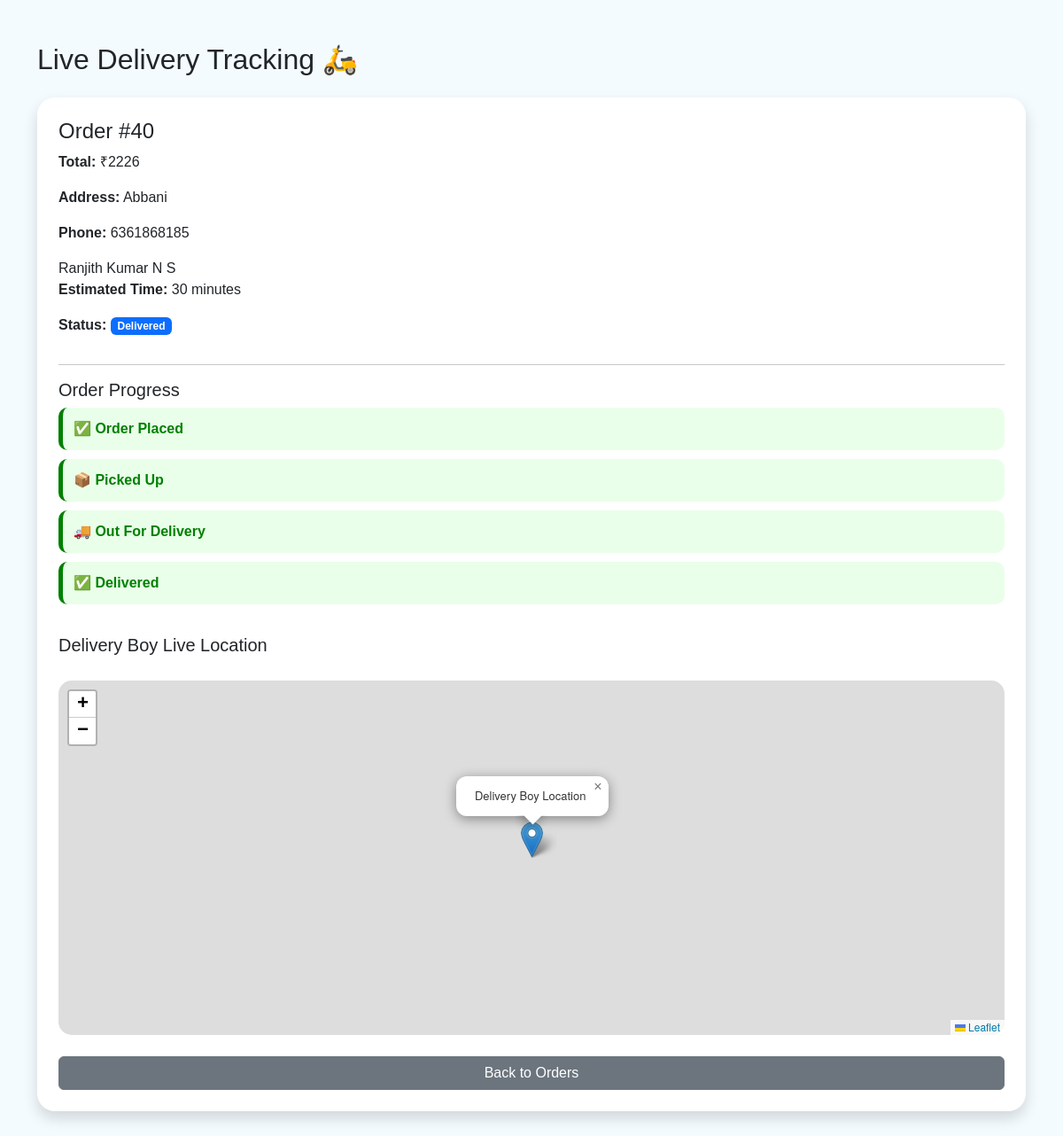
Page /track-order/40/ (signed in) on the committed database.
### store/models.py (models this page shows, shortened)
class Order(models.Model):
    user = models.ForeignKey(User, on_delete=models.CASCADE)
    total_amount = models.IntegerField()
    address = models.TextField()
    phone = models.CharField(max_length=15)
    payment_method = models.CharField(max_length=50, default="Cash on Delivery")
    payment_status = models.CharField(max_length=50, default="Pending")
    order_status = models.CharField(max_length=50, default="Placed")
    created_at = models.DateTimeField(auto_now_add=True)
    delivery_status = models.CharField(max_length=50, default="Order Placed")
    delivery_boy = models.CharField(max_length=100, default="Not Assigned")
    estimated_time = models.CharField(max_length=50, default="30 minutes")
    delivery_lat = models.FloatField(null=True, blank=True)
    delivery_lng = models.FloatField(null=True, blank=True)
    delivery_otp = models.CharField(max_length=6, blank=True)
    assigned_delivery_boy = models.ForeignKey("delivery.DeliveryBoy",on_delete=models.SET_NULL, null=True,blank=True)
    DELIVERY_STATUS = (("Order Placed", "Order Placed"),("Picked Up", "Picked Up"),("Out For Delivery", "Out For Delivery"),("Delivered", "Delivered"),)
    delivery_status = models.CharField( max_length=30,choices=DELIVERY_STATUS,default="Order Placed")

### delivery/models.py (models this page shows)
class DeliveryBoy(models.Model):
    name = models.CharField(max_length=100)
    phone = models.CharField(max_length=15)
    email = models.EmailField(unique=True)
    password = models.CharField(max_length=100)
    is_available = models.BooleanField(default=True)
    def __str__(self):
        return self.name

### store/views.py (the view)
# urls.py: path('track-order/<int:order_id>/', views.track_order, name='track_order'),
@login_required
@login_required
def track_order(request, order_id):
    order = get_object_or_404(
        Order,
        id=order_id,
        user=request.user
    )
    return render(request, "track_order.html", {
        "order": order
    })

### store/templates/track_order.html (shortened to what this page needs)
<!DOCTYPE html>
<html>
<head>
    <link href="https://cdn.jsdelivr.net/npm/bootstrap@5.3.3/dist/css/bootstrap.min.css" rel="stylesheet">
    <link rel="stylesheet" href="https://unpkg.com/leaflet@1.9.4/dist/leaflet.css">
</head>
<body>
<div class="container mt-5 mb-5">
    <h2 class="mb-4">Live Delivery Tracking 🛵</h2>
    <div class="card p-4 shadow tracking-card">
        <h4>Order #{{ order.id }}</h4>
        <p><strong>Total:</strong> ₹{{ order.total_amount }}</p>
        <p><strong>Address:</strong> {{ order.address }}</p>
        <p><strong>Phone:</strong> {{ order.phone }}</p>
       {% if order.assigned_delivery_boy %}
    {{ order.assigned_delivery_boy }}
{% else %}
    Not Assigned
{% endif %}
        <p><strong>Estimated Time:</strong> {{ order.estimated_time }}</p>
        <p>
            <strong>Status:</strong>
            <span id="order-status" class="badge bg-primary">
            </span>
        </p>
        <hr>
        <h5>Order Progress</h5>
        <div class="step active">
            ✅ Order Placed
        </div>
        <div id="step-picked"
             class="step {% if order.delivery_status == 'Picked Up' or order.delivery_status == 'Out For Delivery' or order.delivery_status == 'Delivered' %}active{% endif %}">
            📦 Picked Up
        </div>
        <div id="step-out"
             class="step {% if order.delivery_status == 'Out For Delivery' or order.delivery_status == 'Delivered' %}active{% endif %}">
            🚚 Out For Delivery
        </div>
        <div id="step-delivered"
             class="step {% if order.delivery_status == 'Delivered' %}active{% endif %}">
            ✅ Delivered
        </div>
        <h5 class="mt-4">Delivery Boy Live Location</h5>
        <div id="map"></div>
        <a href="{% url 'orders' %}" class="btn btn-secondary mt-4">
            Back to Orders
        </a>
    </div>
</div>
</body>
</html>

### store/templates/track_order.html (style rules this page uses)
body { background: #f4fbff; font-family: Arial, sans-serif; }
.tracking-card { border-radius: 20px; border: none; }
#map { height: 400px; width: 100%; border-radius: 15px; margin-top: 20px; }
.step { padding: 12px; border-left: 5px solid #ccc; background: #f8f9fa; margin-bottom: 10px; border-radius: 10px; font-weight: bold; }
.active { border-left-color: green; background: #e9ffe9; color: green; }

### rows in the picture
Order: id "40", total_amount "2226", address "Abbani", phone "6361868185", assigned_delivery_boy "Ranjith Kumar N S", estimated_time "30 minutes"
